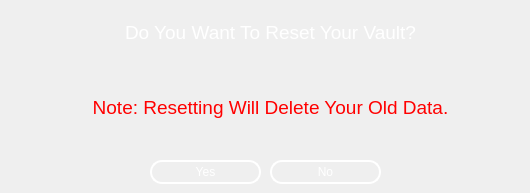
   <widget class="QWidget" name="page_25">
    <widget class="QLabel" name="label_52">
     <property name="geometry">
      <rect>
       <x>20</x>
       <y>10</y>
       <width>501</width>
       <height>121</height>
      </rect>
     </property>
     <property name="styleSheet">
      <string notr="true">color: rgb(255, 255, 255)</string>
     </property>
     <property name="text">
      <string>&lt;html&gt;&lt;head/&gt;&lt;body&gt;&lt;p align=&quot;center&quot;&gt;&lt;span style=&quot; font-size:14pt;&quot;&gt;Do You Want To Reset Your Vault?&lt;/span&gt;&lt;/p&gt;&lt;p&gt;&lt;br/&gt;&lt;/p&gt;&lt;p align=&quot;center&quot;&gt;&lt;span style=&quot; font-size:14pt; color:#ff0000;&quot;&gt;Note: Resetting Will Delete Your Old Data.&lt;/span&gt;&lt;/p&gt;&lt;/body&gt;&lt;/html&gt;</string>
     </property>
     <property name="textFormat">
      <enum>Qt::RichText</enum>
     </property>
    </widget>
    <widget class="QPushButton" name="create_new_user_btn_7">
     <property name="enabled">
      <bool>true</bool>
     </property>
     <property name="geometry">
      <rect>
       <x>150</x>
       <y>160</y>
       <width>111</width>
       <height>24</height>
      </rect>
     </property>
     <property name="cursor">
      <cursorShape>PointingHandCursor</cursorShape>
     </property>
     <property name="styleSheet">
      <string notr="true">QPushButton{
  border: 1.5px solid white;
  border-radius: 12px;
  padding: 5px;
  color: rgb(255, 255, 255)
}
QPushButton:hover{
  color: rgb(255, 0, 0)
}
QPushButton:disabled{
  color: rgb(199, 199, 199);  
}</string>
     </property>
     <property name="text">
      <string>Yes</string>
     </property>
    </widget>
    <widget class="QPushButton" name="create_new_user_btn_8">
     <property name="enabled">
      <bool>true</bool>
     </property>
     <property name="geometry">
      <rect>
       <x>270</x>
       <y>160</y>
       <width>111</width>
       <height>24</height>
      </rect>
     </property>
     <property name="cursor">
      <cursorShape>PointingHandCursor</cursorShape>
     </property>
     <property name="styleSheet">
      <string notr="true">QPushButton{
  border: 1.5px solid white;
  border-radius: 12px;
  padding: 5px;
  color: rgb(255, 255, 255)
}
QPushButton:hover{
  color: rgb(0, 255, 0)
}
QPushButton:disabled{
  color: rgb(199, 199, 199);  
}</string>
     </property>
     <property name="text">
      <string>No</string>
     </property>
    </widget>
   </widget>
